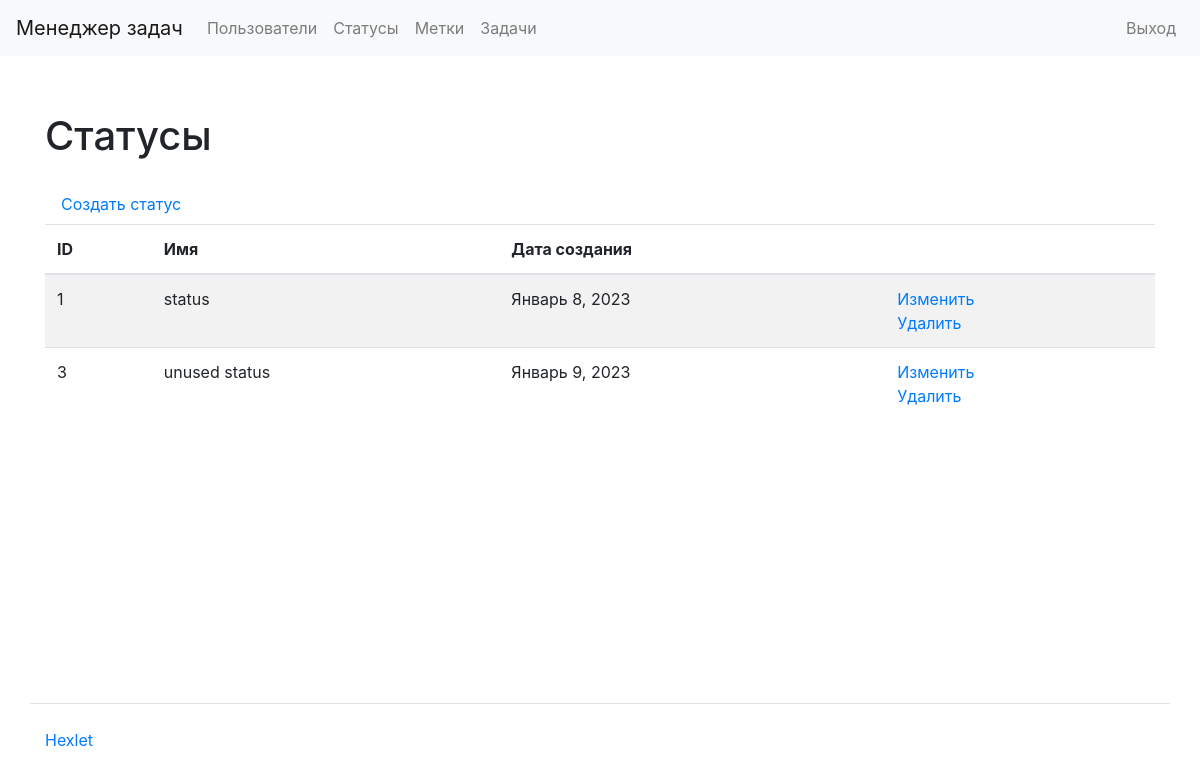
The app's page /statuses/ (signed in) with its own data.
### task_manager/statuses/models.py (models this page shows)
class Status(models.Model):
    name = models.CharField(max_length=50, unique=True)
    created_at = models.DateTimeField(auto_now_add=True)

### task_manager/statuses/views.py (the view)
# urls.py: path('', views.StatusesListView.as_view(), name='statuses_index'),
class StatusesListView(LoginRequiredMixin, ListView):
    model = Status
    template_name = 'statuses/index.html'

### task_manager/templates/statuses/index.html (shortened to what this page needs)
{% extends "index.html" %}
{% load bootstrap4 %}
{% load i18n %}
{% block content %}
<div class="container wrapper flex-grow-1">
    <h1 class="my-4">
        {% trans "Statuses" %}
    </h1>
    <a class="nav-link" href="{% url 'statuses_create' %}">{% trans "Create status" %}</a>
    <table class="table table-striped">
        <thead>
            <tr>
                <th>ID</th>
                <th>{% trans "Name" %}</th>
                <th>{% trans "Creation date" %}</th>
                <th></th>
            </tr>
        </thead>
        <tbody>
            {% for status in object_list %}
            <tr>
                <td>{{ status.id }}</td>
                <td>{{ status.name }}</td>
                <td>{{ status.created_at|date:"F j, Y" }}</td>
                <td>
                    <a href="{% url 'statuses_update' pk=status.id %}">
                        {% trans "Update" %}
                    </a>
                    <br/>
                    <a href="{% url 'statuses_delete' pk=status.id %}">
                        {% trans "Delete" %}
                    </a>
                </td>
            </tr>
            {% endfor %}
        </tbody>
    </table>
</div>
{% endblock %}

### records on screen
Status: id "1", name "status", created_at "Январь 8, 2023"
Status: id "3", name "unused status", created_at "Январь 9, 2023"
